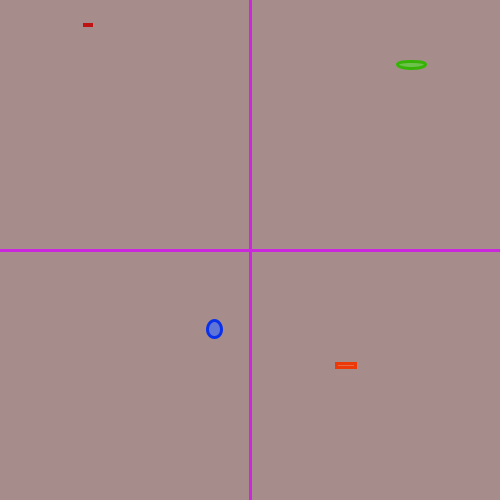
Frame 1 (no input)
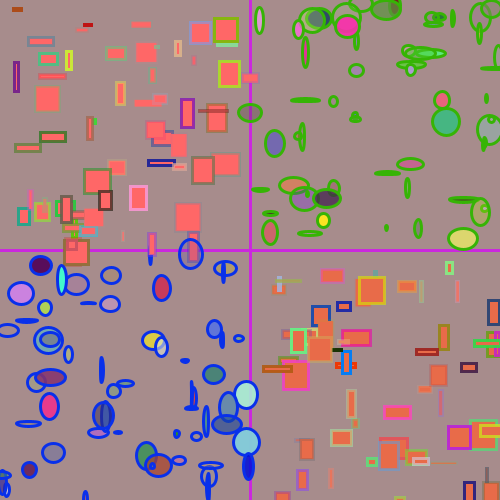
Frame 60 (the mouse pressed at the canvas centre just before this capture)
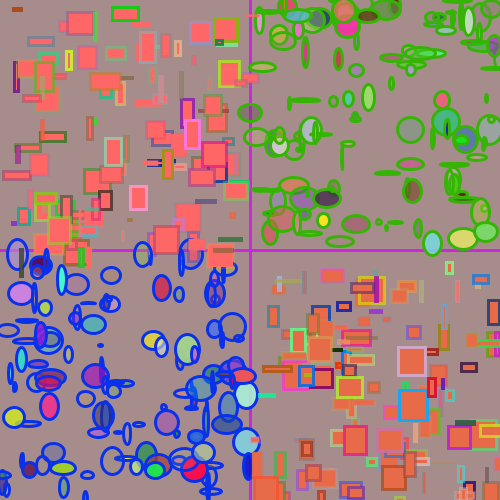
Frame 120 (the mouse held since frame 60 and released just before this capture)

The Processing sketch that drew these frames (run headless with seeded random() and noise(); from frame 60 on, the mouse is pressed at the canvas centre):

// Processing sketch: processing_169491
// ── processing_169491.pde

int q=#BF1313;
int r=#ED3907;
int s=#6DC14C;
int t=#6075D8;

void setup()

{
size(500,500);
background(#A78C8C);
stroke(#CB28DE);
fill(#CB28DE);
strokeWeight(3);

line(width/2,0,width/2,height);
line(0,width/2,width,height/2);

}

void draw()
{
 
frameRate(10);

stroke(#36B405);
fill(s);
s=s+t;
float i;
i=random(width/2,height);
float j;
j=random(0,height/2);
float k;
k=random(1,30);
float l;
l=random(1,30);
ellipse(i,j,k,l);

stroke(#0930EA);
fill(t);
t=t+s;
float m;
m=random(0,height/2);
float n;
n=random(width/2,height);
float o;
o=random(1,30);
float p;
p=random(1,30);
ellipse(m,n,o,p);


stroke(q);
 q=q+r; 
fill(#FF6767);
float a;
a=random(1,height/2);
float b;
b=random(1,height/2);
float c;
c=random(1,30);
float d;
d=random(1,30);
rect(a,b,c,d);
  

stroke(r);
r=r+q;
fill(#E86B49);
float e;
e=random(width/2,height);
float f;
f=random(width/2,height);
float g;
g=random(1,30);
float h;
h=random(1,30);
rect(e,f,g,h);
}
void mousePressed()
{
  fill(#A78C8C);
  rect(width/2,0,width/2,height/2);
  rect(0,height/2,width/2,height/2);
}
